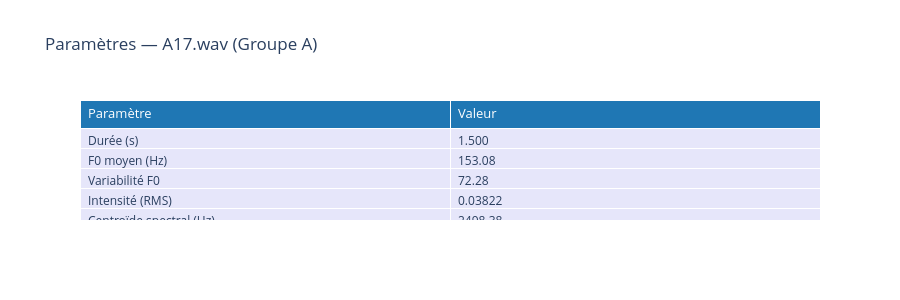
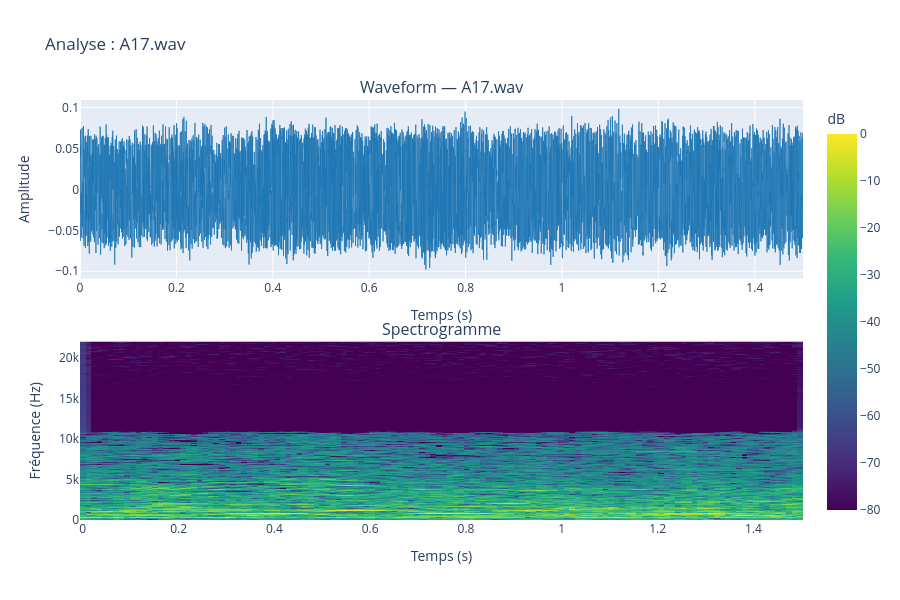

The notebook cell these images were saved under, in order:
### Code cell
audio_out = widgets.Output()
file_selector = widgets.Dropdown(options=df["file"].tolist(), description="Son")
button = widgets.Button(description="▶ Jouer le son")

def on_click(b):
    path = df[df["file"] == file_selector.value]["audio_path"].values[0]
    with audio_out:
        audio_out.clear_output()
        display(Audio(path, autoplay=True))

def on_file_change(change):
    if change["name"] == "value":
        show_sound_params(change["new"])
        show_sound_details(change["new"])

button.on_click(on_click)
file_selector.observe(on_file_change)

display(file_selector, button, audio_out)
show_sound_params(file_selector.value)
show_sound_details(file_selector.value)

### Figure 1 — Plotly figure (JSON) as saved in the notebook; plotly's stock layout.template omitted (floating-point values rounded to 4 significant figures)
{"data": [{"cells": {"align": "left", "fill": {"color": "lavender"}, "font": {"size": 12}, "values": [["Durée (s)", "F0 moyen (Hz)", "Variabilité F0", "Intensité (RMS)", "Centroïde spectral (Hz)", "Largeur de bande (Hz)", "Rolloff spectral (Hz)"], ["1.500", "153.08", "72.28", "0.03822", "2498.38", "2448.85", "4669.89"]]}, "header": {"align": "left", "fill": {"color": "#1f77b4"}, "font": {"color": "white", "size": 13}, "values": ["Paramètre", "Valeur"]}, "type": "table"}], "layout": {"height": 300, "title": {"text": "Paramètres — A17.wav (Groupe A)"}}}

### Figure 2 — Plotly figure (JSON) as saved in the notebook; plotly's stock layout.template omitted (floating-point values rounded to 4 significant figures; data arrays with more than 128 entries replaced by an {"elided": "..."} marker saying what was removed)
{"data": [{"line": {"color": "#1f77b4", "width": 0.8}, "mode": "lines", "type": "scatter", "x": {"elided": "66151 float values"}, "xaxis": "x", "y": {"elided": "66151 float values"}, "yaxis": "y"}, {"colorbar": {"title": {"text": "dB"}}, "colorscale": [[0, "#440154"], [0.1111, "#482878"], [0.2222, "#3e4989"], [0.3333, "#31688e"], [0.4444, "#26828e"], [0.5556, "#1f9e89"], [0.6667, "#35b779"], [0.7778, "#6ece58"], [0.8889, "#b5de2b"], [1, "#fde725"]], "type": "heatmap", "x": {"elided": "130 float values"}, "xaxis": "x2", "y": {"elided": "1025 float values"}, "yaxis": "y2", "z": {"elided": "1025x130 float values"}}], "layout": {"annotations": [{"font": {"size": 16}, "showarrow": false, "text": "Waveform — A17.wav", "x": 0.5, "xanchor": "center", "xref": "paper", "y": 1, "yanchor": "bottom", "yref": "paper"}, {"font": {"size": 16}, "showarrow": false, "text": "Spectrogramme", "x": 0.5, "xanchor": "center", "xref": "paper", "y": 0.425, "yanchor": "bottom", "yref": "paper"}], "height": 600, "showlegend": false, "title": {"text": "Analyse : A17.wav"}, "xaxis": {"anchor": "y", "domain": [0, 1], "title": {"text": "Temps (s)"}}, "xaxis2": {"anchor": "y2", "domain": [0, 1], "title": {"text": "Temps (s)"}}, "yaxis": {"anchor": "x", "domain": [0.575, 1], "title": {"text": "Amplitude"}}, "yaxis2": {"anchor": "x2", "domain": [0, 0.425], "title": {"text": "Fréquence (Hz)"}}}}
